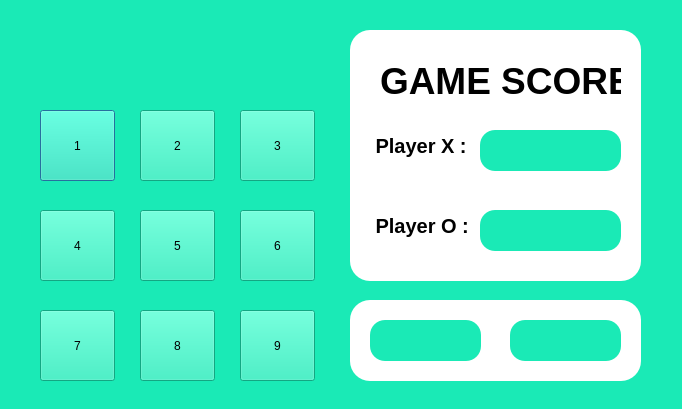
<?xml version="1.0" encoding="UTF-8"?>
<ui version="4.0">
 <class>tictactoe</class>
 <widget class="QDialog" name="tictactoe">
  <property name="geometry">
   <rect>
    <x>0</x>
    <y>0</y>
    <width>682</width>
    <height>409</height>
   </rect>
  </property>
  <property name="windowTitle">
   <string>Dialog</string>
  </property>
  <property name="styleSheet">
   <string notr="true">*{
  background-color:rgb(26, 234, 182);
}</string>
  </property>
  <widget class="QPushButton" name="btnTic1">
   <property name="geometry">
    <rect>
     <x>40</x>
     <y>110</y>
     <width>75</width>
     <height>71</height>
    </rect>
   </property>
   <property name="text">
    <string>1</string>
   </property>
  </widget>
  <widget class="QPushButton" name="btnTic2">
   <property name="geometry">
    <rect>
     <x>140</x>
     <y>110</y>
     <width>75</width>
     <height>71</height>
    </rect>
   </property>
   <property name="text">
    <string>2</string>
   </property>
  </widget>
  <widget class="QPushButton" name="btnTic3">
   <property name="geometry">
    <rect>
     <x>240</x>
     <y>110</y>
     <width>75</width>
     <height>71</height>
    </rect>
   </property>
   <property name="text">
    <string>3</string>
   </property>
  </widget>
  <widget class="QPushButton" name="btnTic6">
   <property name="geometry">
    <rect>
     <x>240</x>
     <y>210</y>
     <width>75</width>
     <height>71</height>
    </rect>
   </property>
   <property name="text">
    <string>6</string>
   </property>
  </widget>
  <widget class="QPushButton" name="btnTic5">
   <property name="geometry">
    <rect>
     <x>140</x>
     <y>210</y>
     <width>75</width>
     <height>71</height>
    </rect>
   </property>
   <property name="text">
    <string>5</string>
   </property>
  </widget>
  <widget class="QPushButton" name="btnTic4">
   <property name="geometry">
    <rect>
     <x>40</x>
     <y>210</y>
     <width>75</width>
     <height>71</height>
    </rect>
   </property>
   <property name="text">
    <string>4</string>
   </property>
  </widget>
  <widget class="QPushButton" name="btnTic9">
   <property name="geometry">
    <rect>
     <x>240</x>
     <y>310</y>
     <width>75</width>
     <height>71</height>
    </rect>
   </property>
   <property name="text">
    <string>9</string>
   </property>
  </widget>
  <widget class="QPushButton" name="btnTic8">
   <property name="geometry">
    <rect>
     <x>140</x>
     <y>310</y>
     <width>75</width>
     <height>71</height>
    </rect>
   </property>
   <property name="text">
    <string>8</string>
   </property>
  </widget>
  <widget class="QPushButton" name="btnTic7">
   <property name="geometry">
    <rect>
     <x>40</x>
     <y>310</y>
     <width>75</width>
     <height>71</height>
    </rect>
   </property>
   <property name="text">
    <string>7</string>
   </property>
  </widget>
  <widget class="QFrame" name="frame">
   <property name="geometry">
    <rect>
     <x>350</x>
     <y>30</y>
     <width>291</width>
     <height>251</height>
    </rect>
   </property>
   <property name="styleSheet">
    <string notr="true">QFrame{
   border-radius:20px;
   background-color: rgb(255, 255, 255);
}</string>
   </property>
   <property name="frameShape">
    <enum>QFrame::StyledPanel</enum>
   </property>
   <property name="frameShadow">
    <enum>QFrame::Raised</enum>
   </property>
   <widget class="QLabel" name="label">
    <property name="geometry">
     <rect>
      <x>130</x>
      <y>100</y>
      <width>141</width>
      <height>41</height>
     </rect>
    </property>
    <property name="styleSheet">
     <string notr="true">QLabel{
   border-radius:15px;
  background-color:rgb(26, 234, 182);
}</string>
    </property>
    <property name="text">
     <string/>
    </property>
   </widget>
   <widget class="QLabel" name="label_2">
    <property name="geometry">
     <rect>
      <x>130</x>
      <y>180</y>
      <width>141</width>
      <height>41</height>
     </rect>
    </property>
    <property name="styleSheet">
     <string notr="true">QLabel{
   border-radius:15px;
  background-color:rgb(26, 234, 182);
}</string>
    </property>
    <property name="text">
     <string/>
    </property>
   </widget>
   <widget class="QLabel" name="label_3">
    <property name="geometry">
     <rect>
      <x>20</x>
      <y>100</y>
      <width>101</width>
      <height>31</height>
     </rect>
    </property>
    <property name="font">
     <font>
      <pointsize>15</pointsize>
      <bold>true</bold>
     </font>
    </property>
    <property name="text">
     <string> Player X :</string>
    </property>
   </widget>
   <widget class="QLabel" name="label_4">
    <property name="geometry">
     <rect>
      <x>20</x>
      <y>180</y>
      <width>101</width>
      <height>31</height>
     </rect>
    </property>
    <property name="font">
     <font>
      <pointsize>15</pointsize>
      <bold>true</bold>
     </font>
    </property>
    <property name="text">
     <string> Player O :</string>
    </property>
   </widget>
   <widget class="QLabel" name="label_5">
    <property name="geometry">
     <rect>
      <x>30</x>
      <y>30</y>
      <width>241</width>
      <height>41</height>
     </rect>
    </property>
    <property name="font">
     <font>
      <pointsize>28</pointsize>
      <bold>true</bold>
     </font>
    </property>
    <property name="text">
     <string>GAME SCORE</string>
    </property>
   </widget>
  </widget>
  <widget class="QFrame" name="frame_2">
   <property name="geometry">
    <rect>
     <x>350</x>
     <y>300</y>
     <width>291</width>
     <height>81</height>
    </rect>
   </property>
   <property name="styleSheet">
    <string notr="true">QFrame{
   border-radius:20px;
   background-color: rgb(255, 255, 255);
}</string>
   </property>
   <property name="frameShape">
    <enum>QFrame::StyledPanel</enum>
   </property>
   <property name="frameShadow">
    <enum>QFrame::Raised</enum>
   </property>
   <widget class="QLabel" name="label_11">
    <property name="geometry">
     <rect>
      <x>20</x>
      <y>20</y>
      <width>111</width>
      <height>41</height>
     </rect>
    </property>
    <property name="styleSheet">
     <string notr="true">QLabel{
   border-radius:15px;
  background-color:rgb(26, 234, 182);
}</string>
    </property>
    <property name="text">
     <string/>
    </property>
   </widget>
   <widget class="QLabel" name="label_12">
    <property name="geometry">
     <rect>
      <x>160</x>
      <y>20</y>
      <width>111</width>
      <height>41</height>
     </rect>
    </property>
    <property name="styleSheet">
     <string notr="true">QLabel{
   border-radius:15px;
  background-color:rgb(26, 234, 182);
}</string>
    </property>
    <property name="text">
     <string/>
    </property>
   </widget>
  </widget>
 </widget>
 <resources/>
 <connections/>
</ui>
